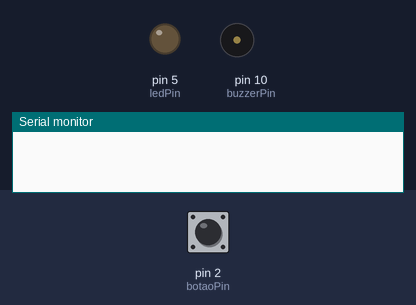
Recording of a sketch running on a simulated Arduino Uno, built with avr-gcc and run on an emulated ATmega328P. Parts: output pins drawn as LEDs (lit = HIGH), buzzer (waves = sounding), the last lines printed to the serial monitor. The inputs (shaded band) are chosen by the test bench; at power-on: pin 2 (botaoPin) LOW.

Above: at 1.2 s.
1.3 s: pin 2 (botaoPin) pulled HIGH for 0.15 s
At 1.37 s:
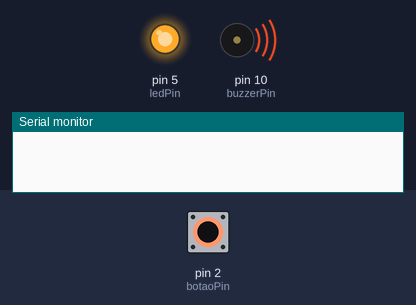
2.9 s: pin 2 (botaoPin) pulled HIGH for 3.2 s
At 6.8 s:
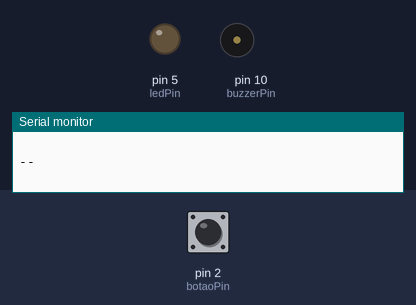
Timing chart, 0 to 8.3 s (numbered marks = the images above; inputs shaded):
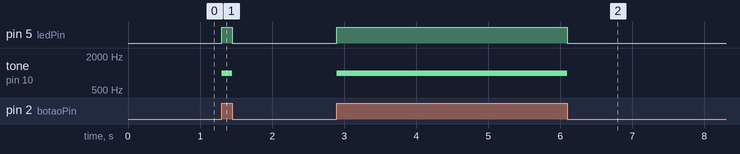

The sketch:

morsecode.ino
```cpp
const int botaoPin = 2;    // Pino do botão
const int ledPin = 5;      // Pino do LED
const int buzzerPin = 10;  // Pino do buzzer

unsigned long tempoPressionado = 0;   // Armazena o tempo em que o botão foi pressionado
unsigned long tempoUltimaPressao = 0; // Armazena o tempo da última pressão
bool botaoPressionado = false; // Variável para verificar se o botão foi pressionado
String mensagemMorse = "";    // Variável para armazenar a mensagem em código Morse

void setup() {
  pinMode(botaoPin, INPUT);    // Configura o pino do botão como entrada
  pinMode(ledPin, OUTPUT);     // Configura o pino do LED como saída
  pinMode(buzzerPin, OUTPUT);  // Configura o pino do buzzer como saída
  Serial.begin(9600);          // Inicia a comunicação serial
}

void loop() {
  int leituraBotao = digitalRead(botaoPin);  // Lê o estado do botão

  if (leituraBotao == HIGH) {  // Se o botão está pressionado
    if (!botaoPressionado) {  // Se não estava pressionado anteriormente
      tempoPressionado = millis();  // Marca o tempo de início de pressionamento
      botaoPressionado = true;
    }
    // O LED fica aceso enquanto o botão está pressionado
    digitalWrite(ledPin, HIGH);
    tone(buzzerPin, 1000);  // Emite som enquanto o botão está pressionado
  } else {  // Quando o botão é solto
    if (botaoPressionado) {  // Se o botão estava pressionado anteriormente
      unsigned long duracao = millis() - tempoPressionado;  // Calcula o tempo de pressionamento
      botaoPressionado = false;
      digitalWrite(ledPin, LOW);  // Apaga o LED
      noTone(buzzerPin);  // Para o som

      // Determina se foi um ponto ou um traço
      if (duracao < 50) {
        mensagemMorse += ".";  // Ponto (curto)
      } else {
        mensagemMorse += "-";  // Traço (longo)
      }
      Serial.println(mensagemMorse);  // Exibe a mensagem em código Morse

      // Aguarda um tempo curto antes de poder pressionar novamente
      delay(300);  // Atraso entre os cliques para evitar múltiplos registros em uma única pressão
    }
  }

  // Se houver uma pausa longa entre os cliques, envia um espaço (separação de caracteres ou palavras)
  if (millis() - tempoUltimaPressao > 1500 && mensagemMorse.length() > 0) {
    Serial.println(" ");  // Espaço entre caracteres
    tempoUltimaPressao = millis();  // Atualiza o tempo da última pressão
  }
}
```

Measured:
- after the input at 1.3 s, pin 5 (ledPin): LOW → HIGH at once, → LOW 0.15 s later; tone on pin 10 (buzzerPin): silent → 1000 Hz at once, → silent 0.15 s later
- after the input at 2.9 s, pin 5 (ledPin): LOW → HIGH at once, → LOW 3.2 s later; tone on pin 10 (buzzerPin): silent → 1000 Hz at once, → silent 3.2 s later
